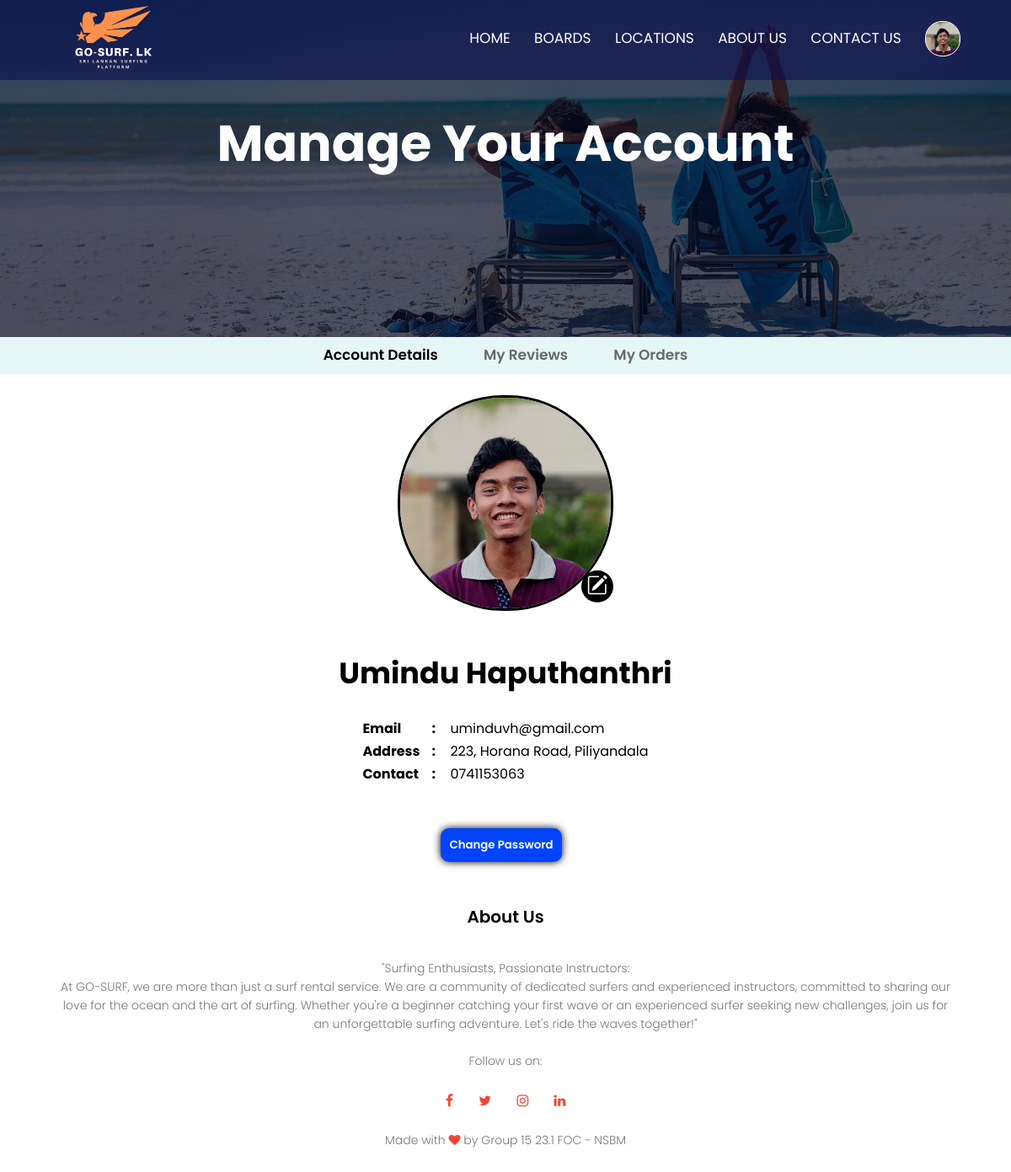
Page /userPanel/customerPanel.php (signed in) on the committed database.
### tables this page shows
CREATE TABLE `customer` (
  `id` int(11) NOT NULL,
  `fname` varchar(25) NOT NULL,
  `lname` varchar(25) NOT NULL,
  `address1` varchar(50) NOT NULL,
  `address2` varchar(50) NOT NULL,
  `city` varchar(20) NOT NULL,
  `country` varchar(20) NOT NULL,
  `gender` enum('M','F') NOT NULL,
  `contact1` varchar(20) NOT NULL,
  `contact2` varchar(20) NOT NULL,
  `email` varchar(50) NOT NULL,
  `password` varchar(100) NOT NULL,
  `user_image` mediumblob NOT NULL
);

### userPanel/customerPanel.php (the view, shortened to what this page needs)
<!DOCTYPE html>
<html lang="en">
<head>
  <link rel="stylesheet" href="https://cdn.jsdelivr.net/npm/bootstrap-icons@1.11.2/font/bootstrap-icons.min.css">
  <link rel="stylesheet" href="../assets/css/styles.css">
  <link rel="stylesheet" href="../assets/css/tooltips.css">
  <link rel="stylesheet" href="https://stackpath.bootstrapcdn.com/font-awesome/4.7.0/css/font-awesome.min.css">
</head>
<body>
  <section class="sub-header" style="background-image: linear-gradient(rgba(4,9,30,0.7),rgba(4,9,30,0.7)),url(../assets/surf_img/manage-account.avif);">
    <nav id="navbar" class="fixed">
      <a href="../index.php"><img src="../assets/surf_img/logo.png"></a>
      <div class="nav-links" id="navLinks">
        <ul>
          <li><a href="../index.php" class="click-animation-1">HOME</a></li>
          <li><a href="../boards.php" class="click-animation-1">BOARDS</a></li>
          <li><a href="../locations.php" class="click-animation-1">LOCATIONS</a></li>
          <li><a href="../about.php" class="click-animation-1">ABOUT US</a></li>
          <li><a href="../contact.php" class="click-animation-1">CONTACT US</a></li>
          <li class="user-link"></li>
        </ul>
      </div>
    </nav>
    <h1>Manage Your Account</h1>
  </section>
  <div class="user-panel">
      <ul>
        <li><a href="./customerpanel.php" style="color: black;">Account Details</a></li>
        <li><a href="./customerReviews.php">My Reviews</a></li>
        <li><a href="./customerOrders.php">My Orders</a></li>
        </ul>
      </div>
    <?php
    include '../config/db_conn.php';
    if (isset($_SESSION['user_id'])) {
      $user_id = $_SESSION['user_id'];
    } else if (isset($_COOKIE['user_id'])) {
      $user_id = $_COOKIE['user_id'];
    }
    $sql = "SELECT * FROM customer WHERE id = $user_id";
    $result = $conn->query($sql);
    $row = $result->fetch_assoc();
    ?>
    <div class="account-details">
      <img src="<?=$row['user_image']?>" alt="User Profile Picture">
      <form id="uploadForm" action="../php_processes/change_profile.php" method="post" enctype="multipart/form-data">
        <i class="bi bi-pencil-square" id="editImage"></i>
      </form>
      <h2><?=$row['fname'] . " " . $row['lname']?></h2>
    </div>
    <br>
    <table class="user-details">
        <tr>
          <th class="user-details-th">Email </th>
          <th class="user-details-th-col">:</th>
          <td><?=$row['email']?></td>
        </tr>
        <tr>
          <th class="user-details-th">Address </th>
          <th class="user-details-th-col">:</th>
          <td><?=$row['address1']?></td>
        </tr>
        <tr>
          <th class="user-details-th">Contact </th>
          <th class="user-details-th-col">:</th>
          <td>
            <?php
            if ($row['contact2'] == "") {
              echo $row['contact1'];
            } else {
              echo $row['contact1'] . " / " . $row['contact2'];
            }
            ?>
          </td>
        </tr>
      </table>
  <div class="change-password-con">
    <a href="../change_password.php"><button class="change-password-btn">Change Password</button></a>
  </div>
  <section class="footer">
    <h4>About Us</h4>
    <p>"Surfing Enthusiasts, Passionate Instructors: <br> At GO-SURF, we are more than just a surf rental service. We are a community of dedicated surfers and experienced instructors, committed to sharing our love for the ocean and the art of surfing. Whether you're a beginner catching your first wave or an experienced surfer seeking new challenges, join us for an unforgettable surfing adventure. Let's ride the waves together!" <br><br>Follow us on:</p>
    <div class="icons">
      <i class="fa fa-facebook"></i>
      <i class="fa fa-twitter"></i>
      <i class="fa fa-instagram"></i>
      <i class="fa fa-linkedin"></i>
    </div>
    <p>Made with <i class="fa fa-heart"></i> by Group 15 23.1 FOC - NSBM</p>
  </section>
</body>
</html>

### assets/css/styles.css (style rules this page uses)
* { margin: 0; padding: 0; font-family: 'Poppins', sans-serif; }
nav { z-index: 99999; display: flex; padding: 0.5% 6%; justify-content: space-between; align-items: center; position: fixed; width: 90%; background-color: #0d0e4d9a; }
.fixed { position: fixed; top: 0px; transition: top 0.3s; }
nav img { width: 125px; }
.nav-links { flex: 1; text-align: right; }
.nav-links ul .user-link::after { background: transparent; }
.nav-links ul li { list-style: none; display: inline-block; padding: 8px 12px; position: relative; }
.nav-links ul li a { color: #fff; text-decoration: none; font-size: 17px; }
.nav-links ul li::after { content: ''; width: 0%; height: 2px; background: #f43434; display: block; margin: auto; transition: 0.5s; }
h1 { font-size: 36px; font-weight: 700; transition: 0.5s; }
p { color: #777; font-size: 17px; font-weight: 300; line-height: 22px; padding: 10px; }
@media (max-width: 1400px) { h1 { font-size: 30px; font-weight: 700; transition: 0.5s; } }
@media (max-width: 1400px) { p { color: #777; font-size: 15px; font-weight: 300; line-height: 22px; padding: 10px; } }
.footer { width: 100%; text-align: center; padding: 30px 0; }
.footer h4 { margin-bottom: 25px; margin-top: 20px; font-weight: 600; font-size: 20px; }
.footer p { margin-left: 5%; margin-right: 5%; font-size: 14px; }
.icons .fa { color: #f44336; margin: 0 13px; cursor: pointer; padding: 18px 0; }
.fa-heart { color: #f44336; }
.sub-header { height: 50vh; width: 100%; background-image: linear-gradient(rgba(4, 9, 30, 0.7), rgba(4, 9, 30, 0.7)), url(../surf_img/background.jpeg); background-position: center; background-size: cover; text-align: center; color: #fff; }
.sub-header h1 { padding-top: 125px; font-size: 60px; }
.user-panel { background-color: rgba(220, 243, 245, 0.74); margin-left: auto; margin-right: auto; text-align: center; }
.user-panel ul li { list-style: none; display: inline-block; padding: 8px 25px; position: relative; }
.user-panel ul li a { color: rgb(104, 104, 104); font-weight: 600; text-decoration: none; font-size: 17px; }
.user-panel ul li::after { content: ''; width: 0%; height: 2px; background: #f43434; display: block; margin: auto; transition: 0.5s; }
.account-details { text-align: center; padding-top: 25px; width: fit-content; margin-left: auto; margin-right: auto; position: relative; }
.account-details h2 { font-size: 35px; }
.account-details img { width: 250px; height: 250px; border-radius: 125px; object-fit: cover; border: 3px solid black; }
.user-details { margin-left: auto; margin-right: auto; text-align: left; }
.user-details-th { width: 80px; }
.user-details-th-col { width: 20px; }
.account-details i { position: absolute; font-size: 25px; bottom: 110px; right: 70px; color: white; background-color: #000000; width: 38px; border-radius: 25px; cursor: pointer; }
.change-password-con { padding-top: 50px; margin-left: auto; margin-right: auto; text-align: center; }
.change-password-btn { color: white; font-weight: 600; background-color: rgb(0, 68, 255); border-radius: 10px; padding: 10px 10px; border: none; box-shadow: 0px 0px 10px rgb(0, 0, 0); cursor: pointer; }

### userPanel/customerPanel.php (style rules this page uses)
button { color: white; padding: 10px 15px; border: none; border-radius: 5px; cursor: pointer; margin-right: 10px; }

### rows in the picture
customer: user_image (picture), fname "Umindu", lname "Haputhanthri", email "uminduvh@gmail.com", address1 "223, Horana Road, Piliyandala", contact1 "0741153063"
